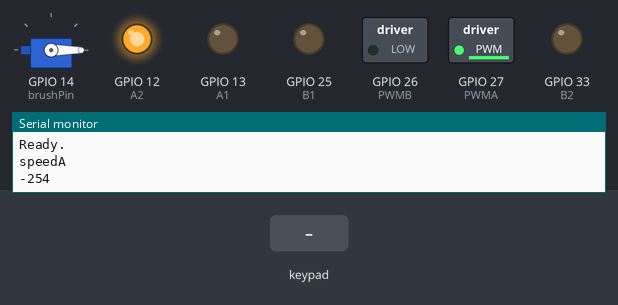
Simulated run of this sketch. Board: ESP32. Shown: servo, switched loads named in the sketch (green lamp = pin HIGH), output pins drawn as LEDs (lit = HIGH), the last lines printed to the serial monitor. The inputs (shaded band) are chosen by the test bench. Nothing arrives over Bluetooth unless stated.

Above: at 0.1 s.
At 1.2 s:
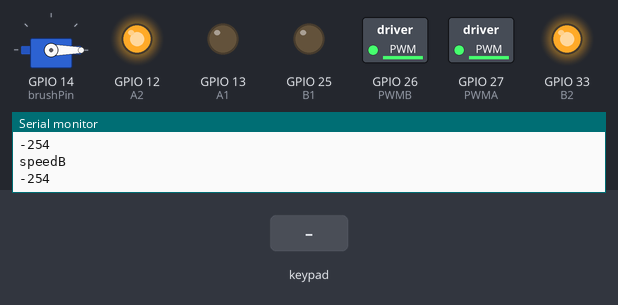
1.3 s: key 'X' pressed
At 2.8 s:
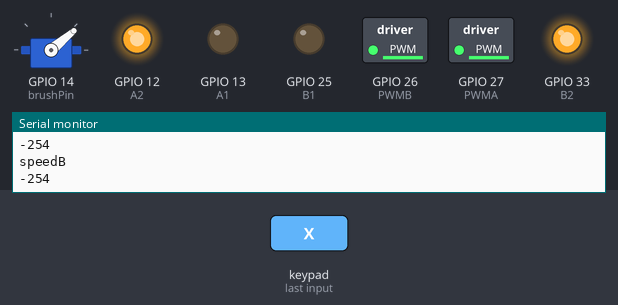
Timing chart, 0 to 4.3 s (numbered marks = the images above; inputs shaded):
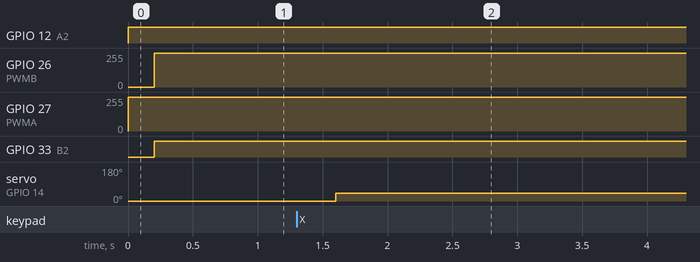

Measured:
- after the input at 1.3 s, servo on GPIO 14 (brushPin): 0° → 40° after 0.30 s

The sketch:

fairyngite_debug.ino
```cpp
  #include <PS4Controller.h>

  #define PWMA 27
  #define PWMB 26
  #define A1  13
  #define A2  12
  #define B1  25
  #define B2  33


  #include <Servo_ESP32.h>
  static const int brushPin = 14;
  Servo_ESP32 servo;
  int angle;
  int inv = 1; //permite inverter a pilotagem conforme o lado do robo que esta para cima
  void motors_control(int linear, int angular) {
    int result_R = linear - angular; //ao somar o angular com linear em cada motor conseguimos a ideia de direcao do robo
    int result_L = linear + angular;

    if(result_R<15 && result_R >-15) result_R=0; //não envia valores de potencia abaixo de 15, que não são fortes o suficiente para mover o robo
    if(result_L<15 && result_L >-15 ) result_L=0;
    if(result_R >255 ) result_R= 254;
    if(result_R<-255 ) result_R=-254;
    if(result_L >255 ) result_L= 254;
    if(result_L<-255 ) result_L=-254;


    motor_A(result_R); //manda para a funcao motor um valor de -255 a 255, o sinal signifca a direcao
    motor_B(result_L);
  }

  void motor_A(int speedA){  // se o valor for positivo gira para um lado e se for negativo troca o sentido
    if(speedA>0){
      digitalWrite(A1, 1);
      digitalWrite(A2, 0);
    }else{
      digitalWrite(A1, 0);
      digitalWrite(A2, 1);
    }
    ledcWrite(5,abs(speedA));
    Serial.println("speedA");
    Serial.println(speedA);
    delay(200);

  }

  void motor_B(int speedB){
    if(speedB>0){
      digitalWrite(B1, 1);
      digitalWrite(B2, 0);
    }else{
      digitalWrite(B1, 0);
      digitalWrite(B2, 1);
    }
    ledcWrite(6,abs(speedB));
    Serial.println("speedB");
    Serial.println(speedB);
    delay(200);
  }


  void setup(void) {
    Serial.begin(115200);
    while (!Serial)
      delay(10); // will pause Zero, Leonardo, etc until serial console opens


    PS4.begin("00:e0:4c:65:4d:0f");
    Serial.println("Ready.");

    ledcAttachPin(PWMA,5);
    ledcAttachPin(PWMB,6);


    ledcSetup(5, 80000, 8);
    ledcSetup(6, 80000, 8);

    pinMode(A1, OUTPUT);
    pinMode(A2, OUTPUT);
    pinMode(B1, OUTPUT);
    pinMode(B2, OUTPUT);
    digitalWrite(A1, 0);
    digitalWrite(A2, 0);
    digitalWrite(B1, 0);
    digitalWrite(B2, 0);

   servo.attach(brushPin);
   int angle = 0;
   servo.write(angle);
   while(PS4.isConnected()!= true){
    delay(20);}
  }

  void loop() {

    while(PS4.isConnected()) {
    // estou multiplicando por 1.8 para aumentar a velocidade linear, o quao rapido o robo vai ser
    // estou dividindo por 2 o angular, para o robô fazer menos curva e ser mais facil de controlar

    //motors_control(linear_speed*multiplicador, angular_speed* multiplicador2);
      float multiplic_curva = map(PS4.LStickY(), -154, 155, 0.5, 2.5);
      motors_control(1.8*inv*PS4.LStickY(), inv*(-1)*PS4.RStickX()/multiplic_curva);


      if (PS4.Cross()) {
          angle=40;
          servo.write(angle);
          Serial.println(angle);
          delay(20);
      }

       if(PS4.R3()){
          inv = -1;
          delay(100);
       }
        if(PS4.L3()){
          inv = 1;
          delay(100);
       }
       if(PS4.R1()){
          servo.detach();
          delay(100);
          servo.attach(brushPin);
          angle = 40;
          servo.write(angle);
          Serial.println(angle);

       }else if(PS4.R2()){
          angle = map(PS4.R2Value(), 0, 255, 50, 55);
          servo.write(angle);
          Serial.println(angle);
       }
    }
    if(PS4.isConnected()!= true){
    angle = 40;
    servo.write(angle);
    motors_control(0,0);
    Serial.println("Restart");
    setup();
    delay(20);
    }

  }
```
